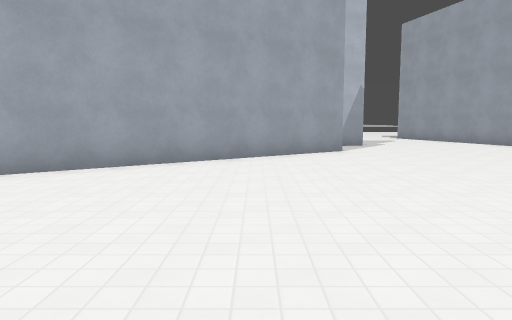
View 1 (above)

13 first-person views from a walk through a Godot game level. The camera is 1.5 m above the floor, tilts 6° down and sees 70° across. The floor is counted in squares, 2 m on a side. Each view is taken from the middle of a square. On the plan, view 1 faces up. The plan holds only what a view shows up to about 11 squares ahead; the rest is blank. The place goes on beyond the plan. Surface patterns are stand-ins for the level's own textures.

View 2
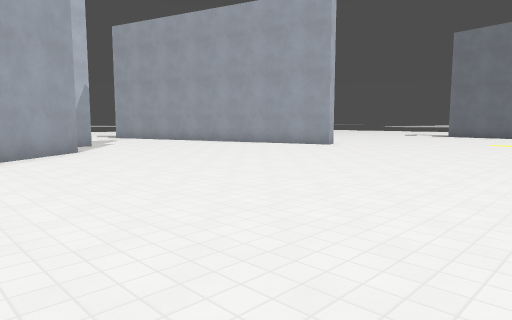

View 3
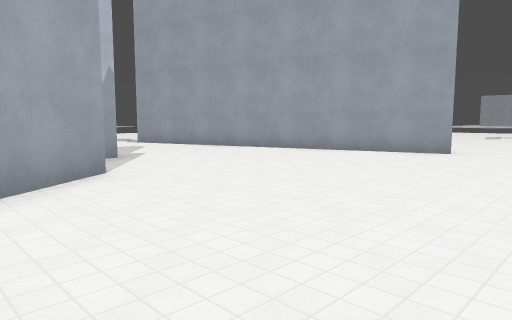

View 4
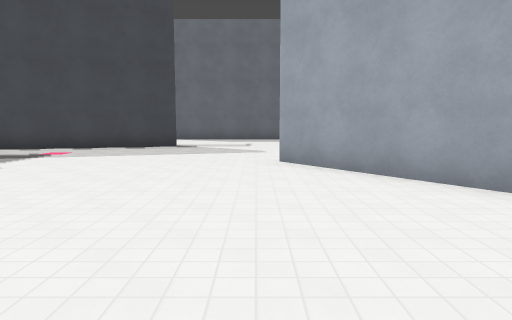

View 5
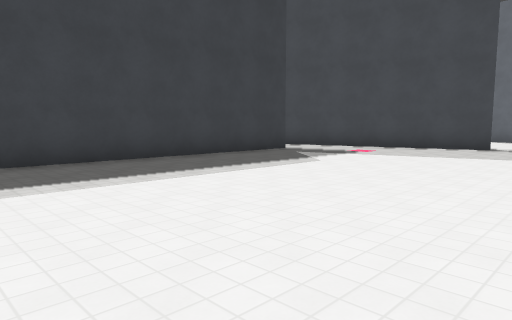

View 6
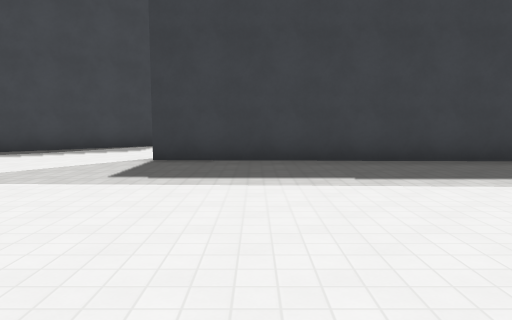

View 7
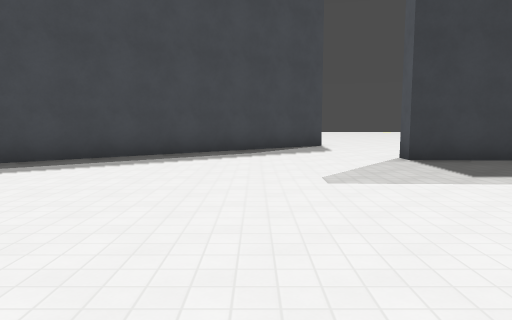

View 8
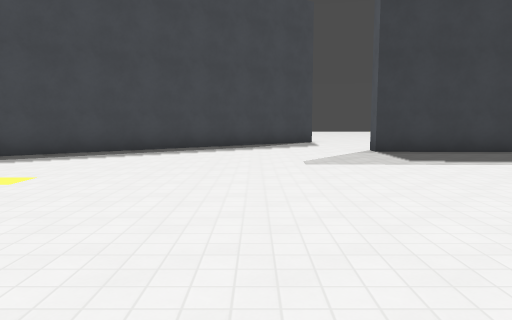

View 9
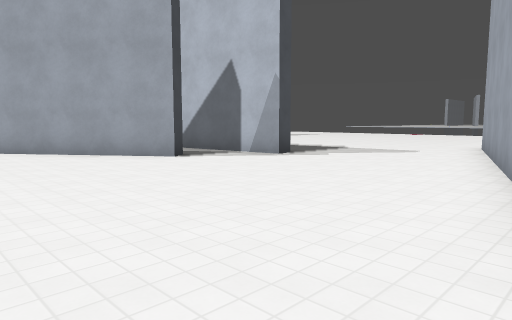

View 10
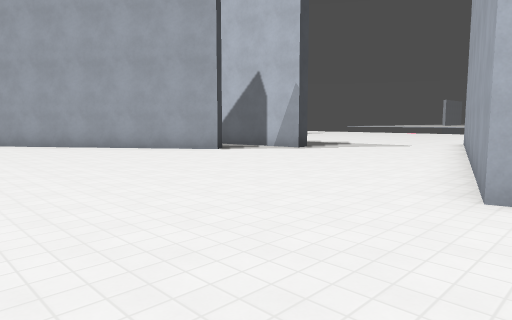

View 11
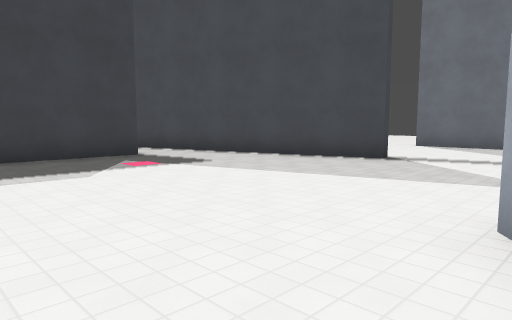

View 12
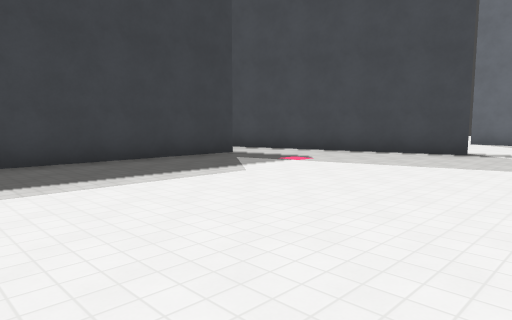

View 13
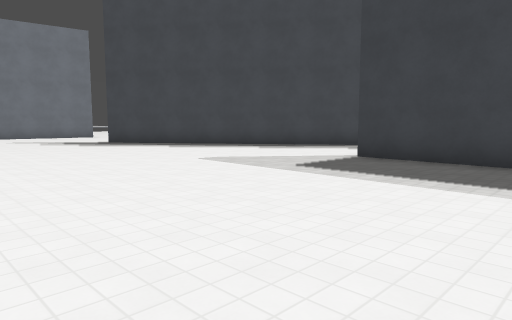

### Floor plan
Points are (right, up) in squares from view 1. A wall is a line through its corners. A room is listed if a view was taken in it or the views show most of it. See-through windows are left out.
Room 1 (views 1, 2, 3, 4, 5, 6, 7, 8, 9, 10, 11, 12, 13)
walls: (1.9, 9.8) (2.2, 9.3) (-5.9, 3.4); (9.5, 6.9) (9.2, 6.8) (7.1, 13.8); (3.3, 12) (3.3, 11.4) (0, 11); (4.4, -8.1) (10.6, -3.6); (-7, -3.8) (3, -4.1) (3, -4.7); (-10.1, 0.6) (-8.5, -4.9)
ways out: opening at (-8.2, 2); opening at (-7, -4); opening at (3.3, -6); opening at (4, 11.8); opening at (10, 6)

Where each view was taken, in squares from view 1:
view 1: 0 up, 0 right, facing up
view 2: 0 up, 1 left, facing up-right
view 3: 4 up, 0 right, facing up-right
view 4: 3 up, 1 right, facing left
view 5: 3 up, 1 right, facing down-left
view 6: 3 up, 1 right, facing down
view 7: 3 up, 6 right, facing down
view 8: 5 up, 6 right, facing down
view 9: 5 up, 9 right, facing up-left
view 10: 3 up, 10 right, facing up-left
view 11: 4 up, 3 left, facing down-left
view 12: 3 up, 1 left, facing down-left
view 13: 3 up, 1 left, facing down-right
